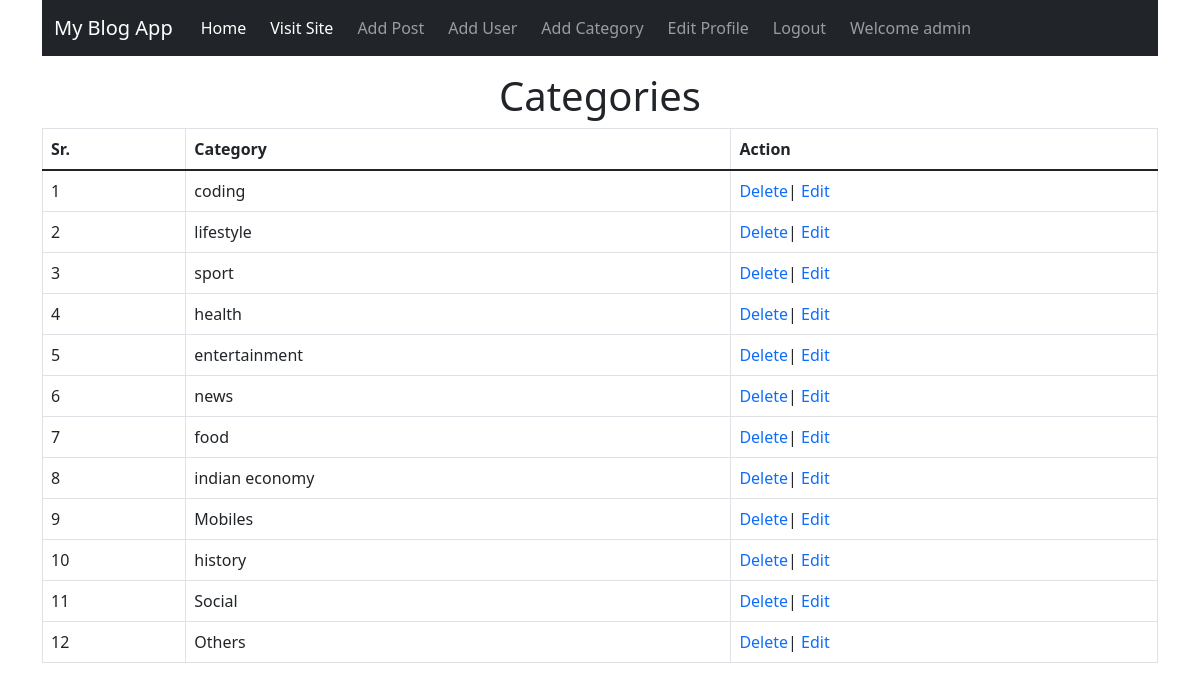
/blog_admin/categories (signed in), run on an earlier commit of the app's database.
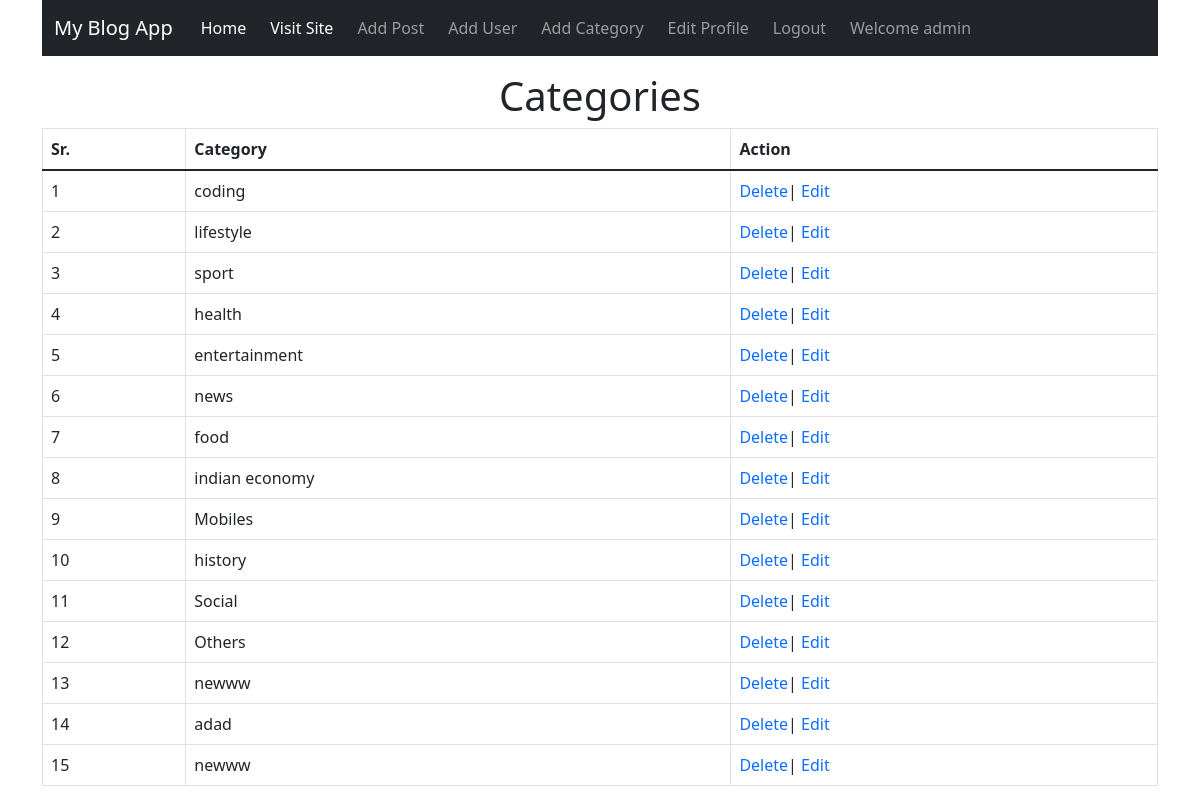
And on a later commit of the database.
### blogapp/models.py (models this page shows, shortened)
class Category(models.Model):
    name = models.CharField(max_length=100)
    def __str__(self):
        return self.name
    class Meta:
        verbose_name_plural = 'categories'

### blog_admin/views.py (the view)
# urls.py: path('categories',views.CategoryView.as_view(),name='categories'),
class CategoryView(IsStaffOrSuperUserMixin,ListView):
    model = Category
    template_name = 'blog_admin/categories.html'
    context_object_name = 'categories'

### blog_admin/permissions.py (called while the page is built)
    def test_func(self):
        return self.request.user.is_staff or self.request.user.is_superuser

### blog_admin/templates/blog_admin/categories.html (shortened to what this page needs)
{% extends 'blog_admin/base.html' %}
{% block content %}
    <h1 class="text-center mt-3"> Categories</h1>
        <table class="table table-bordered">
            <thead>
            <tr>
                <th scope="col">Sr.</th>
                <th scope="col">Category</th>
                <th scope="col">Action</th>
            </tr>
            </thead>
                <tbody>
                    {% for cat in categories %}
                    <tr>
                        <td>{{forloop.counter}}</td>
                        <td>{{cat}}</td>
                        <td> <a href="{% url 'delete_category' cat.id %}"> Delete</a>|<a href="{% url 'edit_category'  cat.id %}"> Edit</a> </td>
                    </tr>
                    {% endfor %}
                </tbody>
        </table>
{% endblock %}

What changed in the data, as far as the page shows it:
added Category: name "newww"
added Category: name "adad"
added Category: name "newww"
